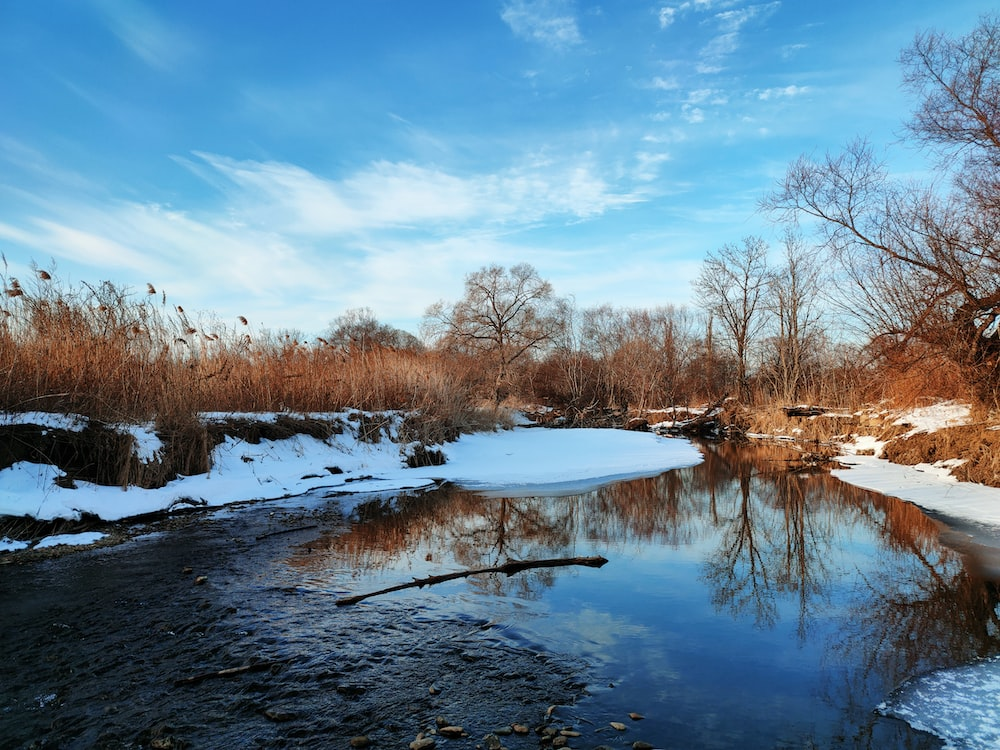
#> input picture sample/sample01.jpeg, 1000 x 750 px
$ python image_merge.py
#> lines starting #> are read from the running program, lines starting #| are printed output that depends on the picture
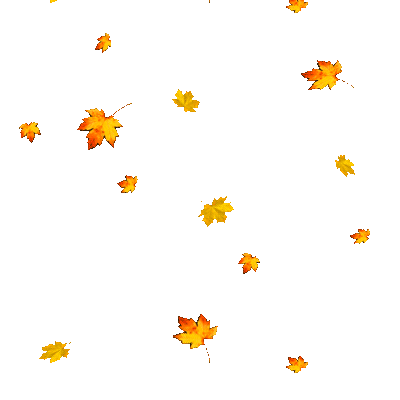
#> input picture sample/leaves.gif, 400 x 400 px
#> ``:
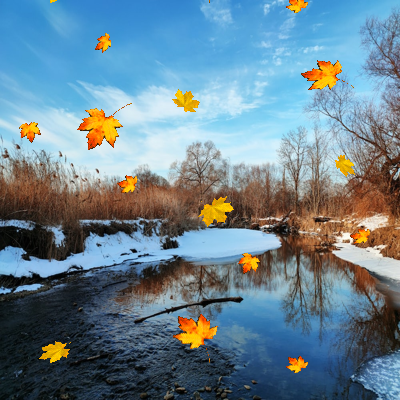
#> saved as 70e576d5d6d2468ea8b9b72036e4b17c.gif: PIL image 400x400 RGB; mean R, G, B 106.1, 130.3, 143.7
import asyncio
import pathlib
import uuid

from PIL import Image, ImageSequence


class MergeImage:
    @staticmethod
    async def create_gif(background_file_path: pathlib.Path) -> str:
        # background = Image.open("sample/sample01.png")
        # animated_gif = Image.open("sample/leaves.gif")
        background = Image.open(background_file_path)
        animated_gif = Image.open("sample/leaves.gif")

        duration = animated_gif.info['duration']

        # background_width, background_height = background.size
        animated_gif_width, animated_gif_height = animated_gif.size
        background = background.resize((animated_gif_width, animated_gif_height))

        frames = []
        for frame in ImageSequence.Iterator(animated_gif):
            output = background.copy()
            transparent_foreground = frame.convert('RGBA')
            output.paste(transparent_foreground, (0, 0), mask=transparent_foreground)
            frames.append(output)

        unique_filename = str(uuid.uuid4().hex)

        gif_file_name = unique_filename + '.gif'

        frames[0].save(gif_file_name, save_all=True, append_images=frames[1:], optimize=False, duration=duration)

        return gif_file_name


async def test():
    await MergeImage.create_gif("sample/sample01.jpeg")

if __name__ == "__main__":
    asyncio.run(test())
